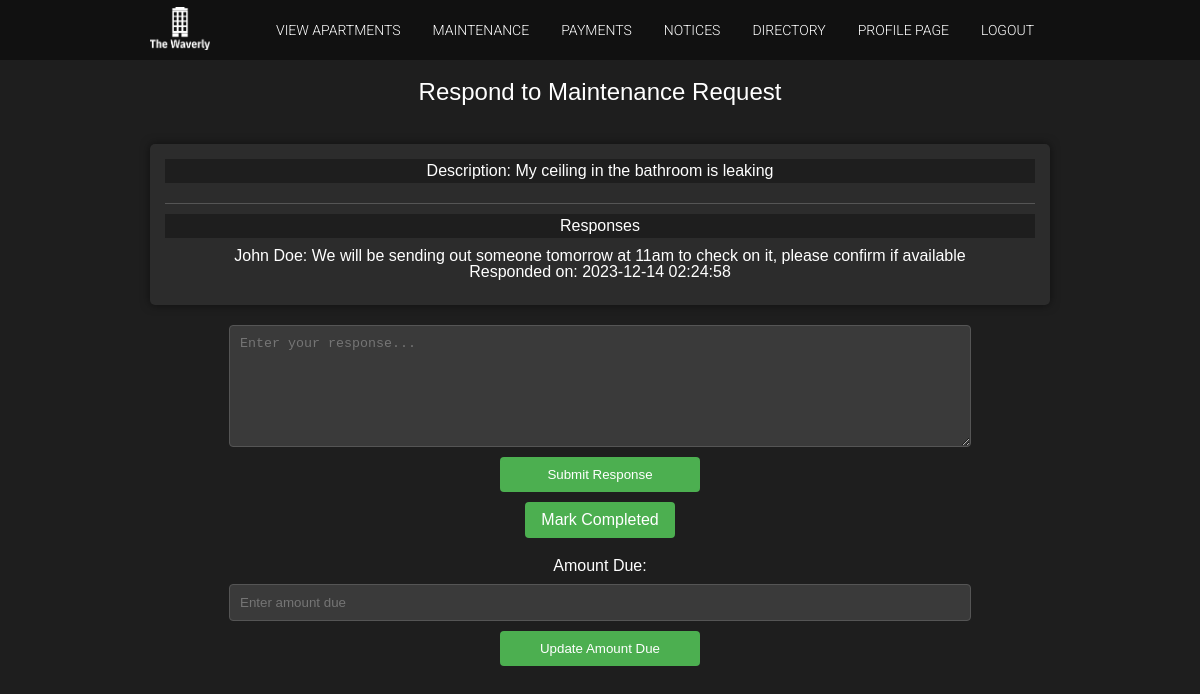
The app's page /phpproject01/response_page.php?request_id=19 (signed in) with its own data.
### tables this page shows
CREATE TABLE `maintenance_requests` (
  `request_id` int(11) NOT NULL,
  `usersId` int(11) NOT NULL,
  `apartment_id` int(11) NOT NULL,
  `description` text NOT NULL,
  `urgency` enum('Mild','Medium','Urgent') NOT NULL,
  `request_status` enum('Pending','In Progress','Completed') NOT NULL DEFAULT 'Pending',
  `submitted_at` timestamp NOT NULL DEFAULT current_timestamp(),
  `amountDue` decimal(10,2) DEFAULT NULL,
  `due_date` date DEFAULT NULL
);

CREATE TABLE `maintenance_responses` (
  `response_id` int(11) NOT NULL,
  `request_id` int(11) DEFAULT NULL,
  `responder_id` int(11) DEFAULT NULL,
  `response_text` text DEFAULT NULL,
  `response_date` timestamp NOT NULL DEFAULT current_timestamp()
);

CREATE TABLE `users` (
  `usersId` int(11) NOT NULL,
  `usersName` varchar(128) NOT NULL,
  `usersEmail` varchar(128) NOT NULL,
  `usersUid` varchar(128) NOT NULL,
  `usersPwd` varchar(128) NOT NULL,
  `role` enum('resident','management') NOT NULL DEFAULT 'resident',
  `user_apartment_id` int(11) DEFAULT NULL
);

### phpproject01/response_page.php (the view, shortened to what this page needs)
<?php
require_once 'includes/dbh.inc.php';
require_once 'header.php';
$request_id = $_GET['request_id'] ?? null;
$sql = "SELECT * FROM maintenance_requests WHERE request_id = $request_id";
$result = mysqli_query($conn, $sql);
$request = mysqli_fetch_assoc($result);
$responseSql = "SELECT mr.response_text, u.usersName, mr.response_date
                FROM maintenance_responses mr
                JOIN users u ON mr.responder_id = u.usersId
                WHERE mr.request_id = $request_id";
$responseResult = mysqli_query($conn, $responseSql);
$responses = mysqli_fetch_all($responseResult, MYSQLI_ASSOC);
?>
<!DOCTYPE html>
<html lang="en">
<head>
</head>
<body>
    <h2>Respond to Maintenance Request</h2>
    <div class="request-box">
    <div class="request-description">
        <p><strong>Description:</strong> <?php echo ($request['description']); ?></p>
    </div>
    <?php if (!empty($responses)): ?>
        <div class="response-section">
            <h3>Responses</h3>
            <ul class="response-list">
                <?php foreach ($responses as $response): ?>
                    <li class="response-item">
                        <strong><?php echo ($response['usersName']); ?>:</strong>
                        <?php echo ($response['response_text']); ?>
                        <br>
                        <small>Responded on: <?php echo ($response['response_date']); ?></small>
                    </li>
                <?php endforeach; ?>
            </ul>
        </div>
    <?php else: ?>
        <div class="no-responses">
            <p>No responses yet.</p>
        </div>
    <?php endif; ?>
</div>
    <form action="response_page.php?request_id=<?php echo $request_id; ?>" method="post">
        <textarea name="response" placeholder="Enter your response..."></textarea>
        <button type="submit">Submit Response</button>
	<a href="response_page.php?del_request_id=<?php echo $request['request_id']; ?>" class="maintenance-btn">Mark Completed</a>
    </form>
    <form action="response_page.php?request_id=<?php echo $request_id; ?>" method="post">
        <div>
            <label for="amountDue">Amount Due:</label>
            <input type="number" step="0.01" name="amountDue" id="amountDue" placeholder="Enter amount due" />
        </div>
        <button type="submit" name="submitAmountDue">Update Amount Due</button>
    </form>
</body>
</html>

### phpproject01/css/style.css (style rules this page uses)
body { background-color: #333333; }
h1, h2, h3, h4, h5, h6, p { font-family: 'Roboto', sans-serif; color: #111; line-height: 24px; }
h2 { font-weight: 500; font-size: 24px; padding: 20px 0; text-align: center; }
h3 { font-weight: 500; font-size: 16px; }
p { font-weight: 400; font-size: 16px; }

### phpproject01/response_page.php (style rules this page uses)
body { font-family: Arial, sans-serif; background-color: #1e1e1e; color: white; text-align: center; }
h2, h3, p { font-family: Arial, sans-serif; background-color: #1e1e1e; color: white; text-align: center; }
input, textarea, button { padding: 10px; width: 80%; margin: 10px auto; display: block; background-color: #3a3a3a; border: 1px solid #555; border-radius: 4px; color: #ffffff; }
textarea { height: 100px; color: #ffffff; }
button { background-color: #4CAF50; color: white; width: 200px; padding: 10px 15px; border: none; border-radius: 4px; cursor: pointer; transition: background-color 0.3s ease; }
.request-box { background-color: #2c2c2c; border-radius: 5px; box-shadow: 0 0 10px rgba(0, 0, 0, 0.5); padding: 15px; margin: 20px 0; color: white; }
.request-description { margin-bottom: 20px; }
.response-section { border-top: 1px solid #555; padding-top: 10px; }
.response-list { list-style-type: none; padding: 0; }
.response-item { border-bottom: 1px solid #555; padding: 10px 0; }
.response-item:last-child { border-bottom: none; }
.maintenance-btn { display: block; width: 120px; margin: 10px auto 20px; padding: 10px 15px; text-align: center; background-color: #4CAF50; color: white; border-radius: 4px; text-decoration: none; transition: background-color 0.3s ease; }

### records on screen
maintenance_requests: description "My ceiling in the bathroom is leaking"
maintenance_responses: responder.usersName "John Doe", response_text "We will be sending out someone tomorrow at 11am to check on it, please confirm if available", response_date "2023-12-14 02:24:58"
